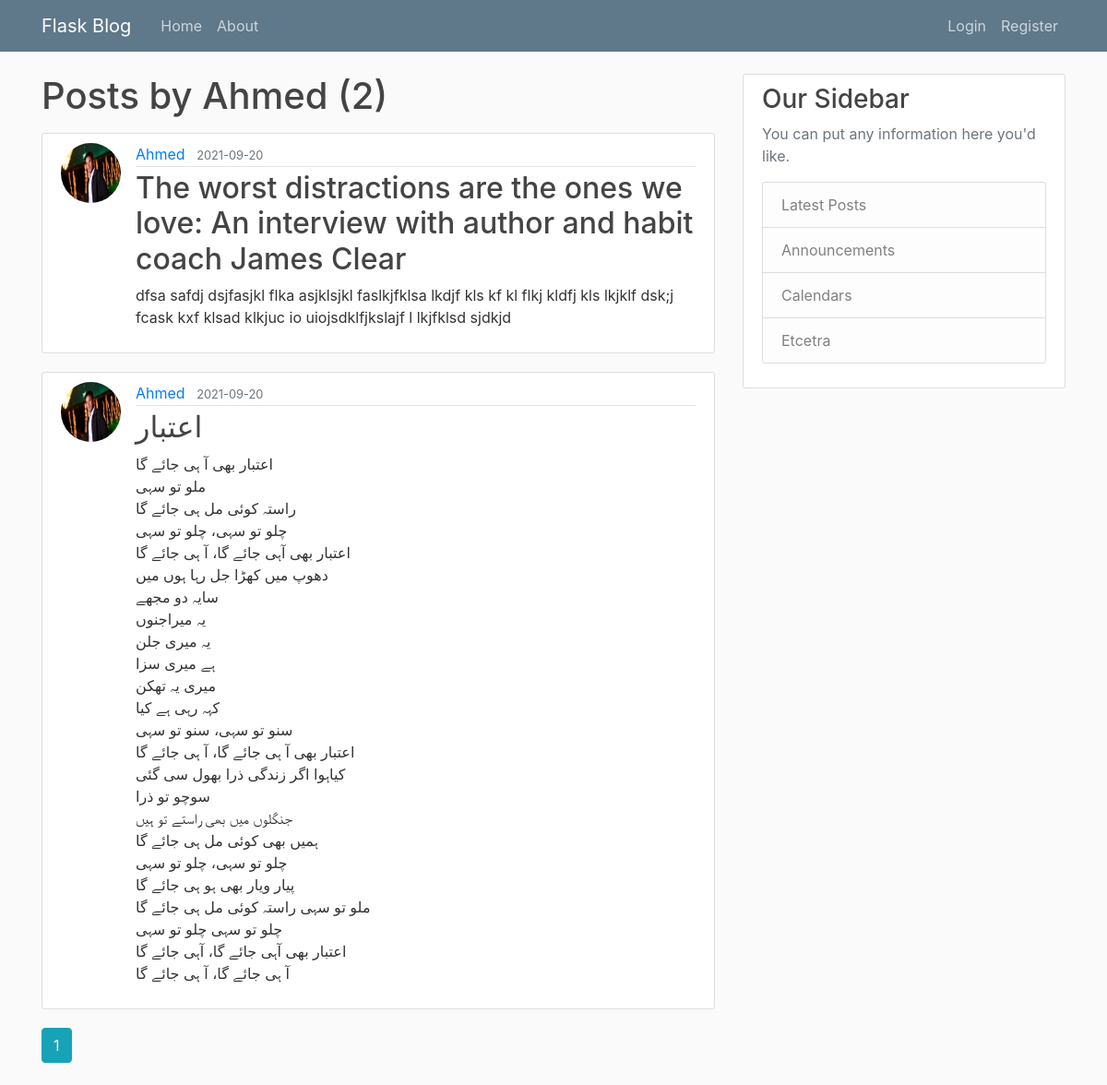
The page /user/Ahmed  on the database as committed earlier.
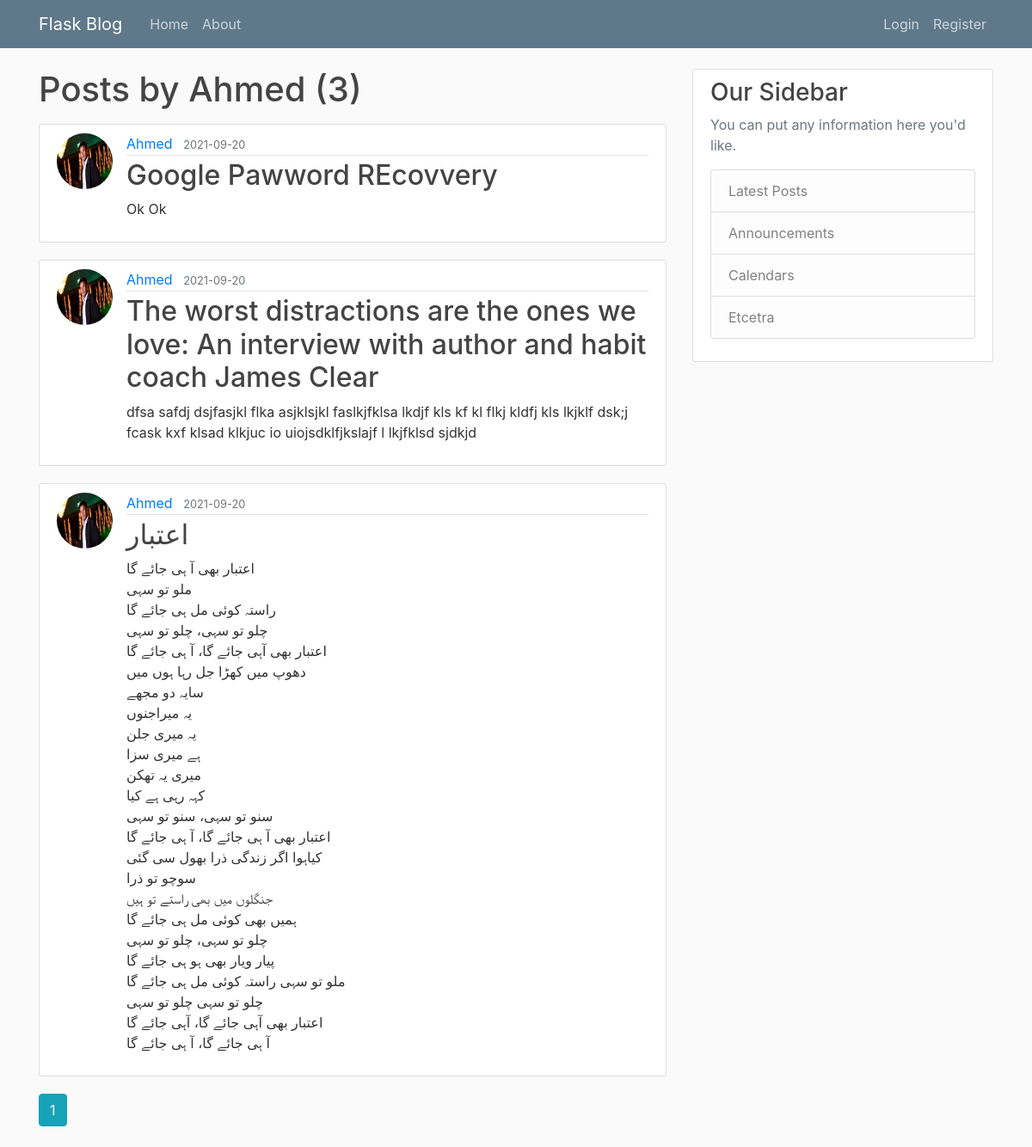
The same page on the database as committed later.
### myflaskblog/models.py (models this page shows, shortened)
class Post(db.Model):
    id = db.Column(db.Integer, primary_key=True)
    title = db.Column(db.String(100), nullable=False)
    date_posted = db.Column(db.DateTime, nullable=False, default=datetime.utcnow)
    content = db.Column(db.Text, nullable=False)
    user_id = db.Column(db.Integer, db.ForeignKey('user.id'), nullable=False)

class User(db.Model, UserMixin):
    id = db.Column(db.Integer, primary_key=True)
    username = db.Column(db.String(20), unique=True, nullable=False)
    email = db.Column(db.String(120), unique=True, nullable=False)
    image_file = db.Column(db.String(20), nullable=False, default='default.jpg')
    password = db.Column(db.String(60), nullable=False)
    posts = db.relationship('Post', backref='author', lazy=True)

### myflaskblog/users/routes.py (the view)
@users.route("/user/<string:username>")
def user_posts(username):
    page = request.args.get('page', 1, type=int)
    user = User.query.filter_by(username=username).first_or_404()
    posts = Post.query.filter_by(author=user)\
        .order_by(Post.date_posted.desc())\
        .paginate(page=page, per_page=5)
    return render_template('user_posts.html', posts=posts, user=user)

### myflaskblog/templates/user_posts.html
{% extends "Layout.html" %}
{% block content %}
    <h1 class="mb-3">Posts by {{ user.username }} ({{ posts.total }})</h1>
    {% for post in posts.items %}
        <article class="media content-section">
            <img class="rounded-circle article-img" src="{{ url_for('static', filename='profile_pics/' + post.author.image_file)}}">
            <div class="media-body">
                <div class="article-metadata">
                    <a class="mr-2" href="{{ url_for('users.user_posts', username=post.author.username)}}">{{ post.author.username }}</a>
                    <small class="text-muted">{{ post.date_posted.strftime('%Y-%m-%d') }}</small>
                </div>
                <h2><a class="article-title" href="{{ url_for('posts.post', post_id=post.id) }}">{{ post.title }}</a></h2>
                <p class="article-content">{{ post.content }}</p>
            </div>
        </article>
    {% endfor %}
    {% for page_num in posts.iter_pages(left_edge=1, right_edge=1, left_current=1, right_current=2) %}
        {% if page_num %}
            {% if posts.page == page_num %}
            <a class="btn btn-info mb-4" href="{{ url_for('users.user_posts', username=user.username, page=page_num) }}">{{ page_num }}</a>
            {% else %}
            <a class="btn btn-outline-info mb-4" href="{{ url_for('users.user_posts', username=user.username, page=page_num) }}">{{ page_num }}</a>
            {% endif %}
        {% else %}
            ...
        {% endif %}
    {% endfor %}
{% endblock content %}

Rows that differ between the two databases and show on the page:
added Post: image_file (picture), author.username "Ahmed", date_posted "2021-09-20", title "Google Pawword REcovvery", content "Ok Ok"
Other text that changed with them:
{{ posts.total }}: "2" → "3"
